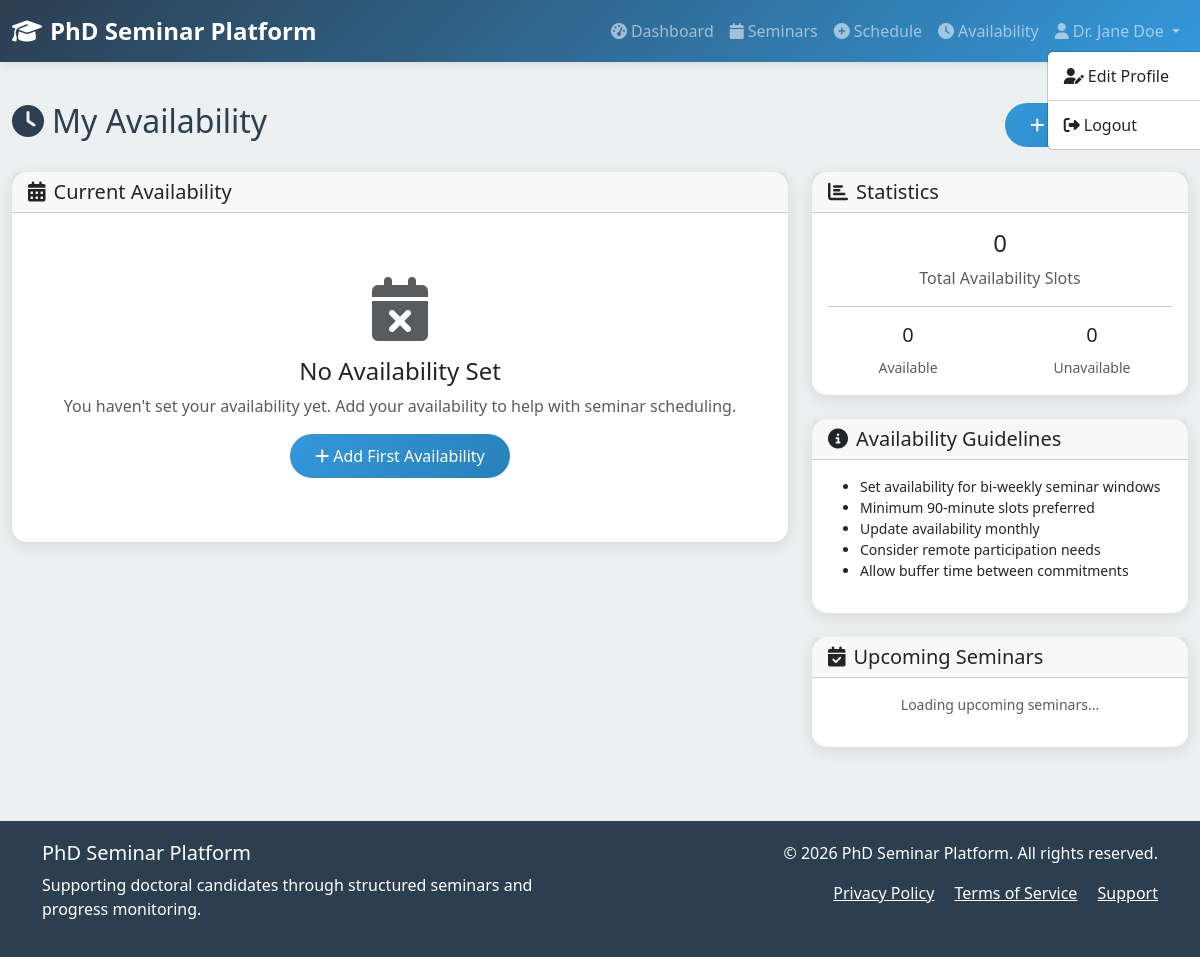
The app's page /availability (signed in), older data.
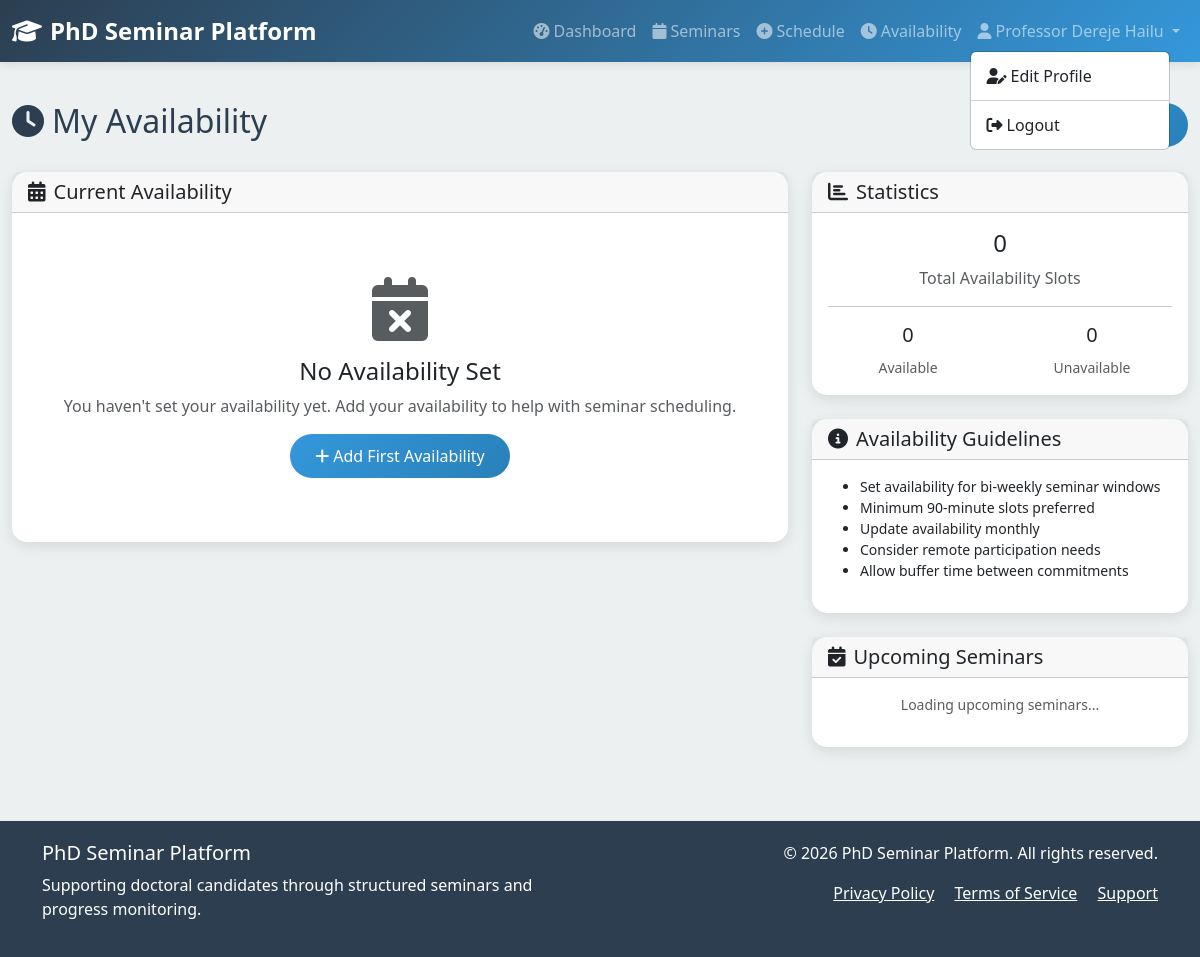
The same page, newer data.
### app.py (models this page shows)
class User(UserMixin, db.Model):
    id = db.Column(db.Integer, primary_key=True)
    username = db.Column(db.String(100), unique=True, nullable=False)
    email = db.Column(db.String(120), unique=True, nullable=False)
    password_hash = db.Column(db.String(200), nullable=False)
    role = db.Column(db.String(20), nullable=False)  # 'dean', 'professor', 'phd_candidate'
    full_name = db.Column(db.String(100), nullable=False)
    department = db.Column(db.String(100), nullable=False)
    is_active = db.Column(db.Boolean, default=True)
    created_at = db.Column(db.DateTime, default=datetime.utcnow)

### app.py (the view, shortened to what this page needs)
@app.route('/availability', methods=['GET', 'POST'])
@login_required
def availability():
    availabilities = Availability.query.filter_by(user_id=current_user.id).order_by(Availability.date).all()
    return render_template('availability.html', availabilities=availabilities)

### app.py (called while the page is built)
@login_manager.user_loader
def load_user(user_id):
    return User.query.get(int(user_id))

### templates/availability.html (shortened to what the changed rows need)
{% extends "base.html" %}
{% block content %}
<div class="row">
    <div class="col-lg-12">
        <div class="d-flex justify-content-between align-items-center mb-4">
            <h2><i class="fas fa-clock me-2"></i>My Availability</h2>
            <button class="btn btn-primary" data-bs-toggle="modal" data-bs-target="#addAvailabilityModal">
                <i class="fas fa-plus me-1"></i>Add Availability
            </button>
        </div>
    </div>
</div>
{% endblock %}

### templates/base.html (shortened to what this page needs)
<!DOCTYPE html>
<html lang="en">
<head>
    <link href="https://cdn.jsdelivr.net/npm/bootstrap@5.3.0/dist/css/bootstrap.min.css" rel="stylesheet">
    <link href="https://cdnjs.cloudflare.com/ajax/libs/font-awesome/6.4.0/css/all.min.css" rel="stylesheet">
</head>
<body>
    <nav class="navbar navbar-expand-lg navbar-dark">
        <div class="container-fluid">
            <a class="navbar-brand" href="{{ url_for('index') }}">
                <i class="fas fa-graduation-cap me-2"></i>PhD Seminar Platform
            </a>
            <div class="desktop-nav">
                <div class="navbar-nav ms-auto">
                    {% if current_user.is_authenticated %}
                        <a class="nav-link" href="{{ url_for('dashboard') }}">
                            <i class="fas fa-tachometer-alt me-1"></i>Dashboard
                        </a>
                        <a class="nav-link" href="{{ url_for('seminars') }}">
                            <i class="fas fa-calendar me-1"></i>Seminars
                        </a>
                        {% if current_user.role in ['dean', 'professor'] %}
                            <a class="nav-link" href="{{ url_for('schedule_seminar') }}">
                                <i class="fas fa-plus-circle me-1"></i>Schedule
                            </a>
                        {% endif %}
                        <a class="nav-link" href="{{ url_for('availability') }}">
                            <i class="fas fa-clock me-1"></i>Availability
                        </a>
                        <div class="nav-item dropdown">
                            <a class="nav-link dropdown-toggle" href="#" role="button" data-bs-toggle="dropdown">
                                <i class="fas fa-user me-1"></i>{{ current_user.full_name }}
                            </a>
                            <ul class="dropdown-menu dropdown-menu-end" style="display: block; position: absolute; top: 100%; left: 0; min-width: 200px;">
                                <li><a class="dropdown-item" href="{{ url_for('profile') }}">
                                    <i class="fas fa-user-edit me-1"></i>Edit Profile
                                </a></li>
                                <li><hr class="dropdown-divider"></li>
                                <li><a class="dropdown-item" href="{{ url_for('logout') }}">
                                    <i class="fas fa-sign-out-alt me-1"></i>Logout
                                </a></li>
                            </ul>
                        </div>
                    {% endif %}
                </div>
            </div>
        </div>
    </nav>
    <main class="container-fluid py-4">
        {% block content %}{% endblock %}
    </main>
    <footer class="footer">
        <div class="container">
            <div class="row">
                <div class="col-md-6">
                    <h5>PhD Seminar Platform</h5>
                    <p>Supporting doctoral candidates through structured seminars and progress monitoring.</p>
                </div>
                <div class="col-md-6 text-md-end">
                    <p>&copy; 2026 PhD Seminar Platform. All rights reserved.</p>
                    <p>
                        <a href="#" class="text-white me-3">Privacy Policy</a>
                        <a href="#" class="text-white me-3">Terms of Service</a>
                        <a href="#" class="text-white">Support</a>
                    </p>
                </div>
            </div>
        </div>
    </footer>
</body>
</html>

Row changes from the older to the newer data that the page shows:
changed User: full_name "Dr. Jane Doe" → "Professor Dereje Hailu"
